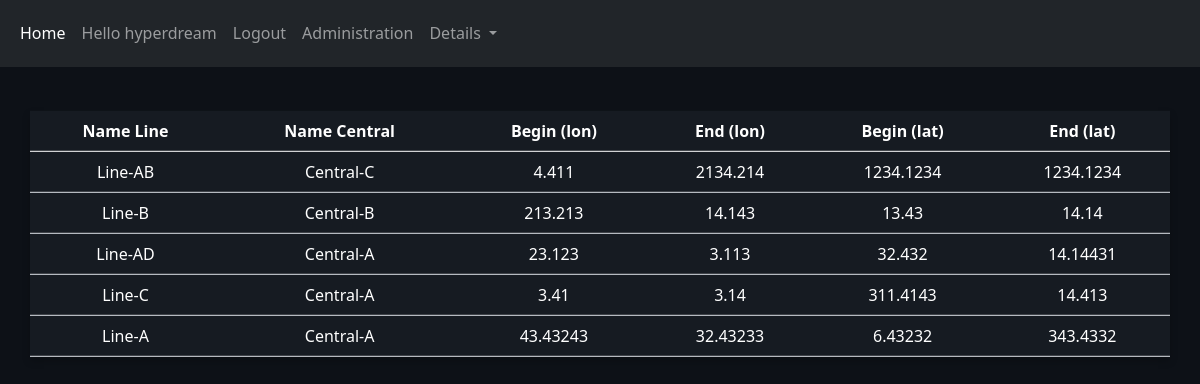
Page /details_lines/ (signed in) on the committed database.
### main/models.py (models this page shows)
class Line(models.Model):
    nameLine = models.CharField(max_length=30)
    beginLongitude = models.FloatField()
    beginLatitude = models.FloatField()
    endLongitude = models.FloatField()
    endLatitude = models.FloatField()
    status = models.BooleanField()
    idCentral = models.ForeignKey(Central, on_delete=models.CASCADE)
    idCabinet = models.ForeignKey(Cabinet, on_delete=models.CASCADE)
    idAccumulation = models.ForeignKey(Accumulation, on_delete=models.CASCADE)

class Central(models.Model):
    name = models.CharField(max_length=30)
    longitude = models.FloatField()
    latitude = models.FloatField()
    typeCentral = models.CharField(max_length=30)
    idRegion = models.ForeignKey(Region, on_delete=models.CASCADE)

### main/views.py (the view)
# urls.py: path('details_lines/', views.details_Lines, name='lines'),
@login_required(login_url='login')
def details_Lines(request):
    lines = Line.objects.order_by('-idCentral')
    context = {
        'lines': lines
    }
    return render(request, 'main/DetailsLines.html', context)

### main/templates/main/DetailsLines.html (shortened to what this page needs)
<!DOCTYPE html>
<html lang="en">
<head>
    {% load static %}
    <link rel="stylesheet" href="{% static 'main/bootstrap.min.css' %}">
    <link rel="stylesheet" href="{% static 'main/mystyle.css' %}">
</head>
<body body class="text-center paragraph" style="padding-top:0">
  {% include "components/navbar.html" %}
  {% include "components/tableLines.html"%}
</body>
</html>

### main/templates/components/navbar.html (shortened to what this page needs)
{% load static %}
  <nav class="navbar navbar-expand-lg navbar-dark bg-dark">
    <div class="container-fluid">
      <div class="collapse navbar-collapse" id="navbarSupportedContent">
        <ul class="navbar-nav me-auto mb-2 mb-lg-0">
          <li class="nav-item">
            <a class="nav-link active" aria-current="page" style="padding-top: 13px;" href="{% url 'index' %}">Home</a>
          </li>
          {% if user.is_authenticated %}
              <li class="nav-item">
                <a class="nav-link" style="padding-top: 13px;" href=""> Hello {{user.username}} </a>
              </li>
              <li class="nav-item">
                <a class="nav-link" style="padding-top: 13px;" href="{% url 'logout' %}">Logout</a>
              </li>
          {% else %}
              <li class="nav-item">
                <a class="nav-link" style="padding-top: 13px;" href="{% url 'login' %}">Login</a>
              </li>
          {% endif %}
          <li class="nav-item">
            <a class="nav-link" style="padding-top: 13px;" href="/admin/">Administration</a>
          </li>
          <li class="nav-item dropdown">
            <a class="nav-link dropdown-toggle" style="padding-top: 13px;" href="#" id="navbarDropdown" role="button" data-bs-toggle="dropdown" aria-expanded="false">
                Details
            </a>
          </li>
        </ul>
      </div>
    </div>
  </nav>
</body>
</html>

### main/templates/components/tableLines.html
{% load static %}
<table class="table container px-4 py-5 card1" style="color: white !important; position: absolute; top: 20%; transform: translateY(-20%) translateX(-50%); left: 50%;">
  <thead>
    <tr>
      <th scope="col">Name Line</th>
      <th scope="col">Name Central</th>
      <th scope="col">Begin (lon)</th>
      <th scope="col">End (lon)</th>
      <th scope="col">Begin (lat)</th>
      <th scope="col">End (lat)</th>
    </tr>
  </thead>
  <tbody>
      {% for line in lines %}
      <tr>
            <td>{{line.nameLine}}</td>
            <td>{{line.idCentral.name}}</td>
            <td>{{line.beginLongitude}}</td>
            <td>{{line.endLongitude}}</td>
            <td>{{line.beginLatitude}}</td>
            <td>{{line.endLatitude}}</td>
      </tr>
      {% endfor %}
  </tbody>
</table>

### main/static/main/mystyle.css (style rules this page uses)
body { background-color: #0d1117 !important; }
.card1 { box-shadow: 0 4px 8px 0 rgba(0, 0, 0, 0.2); padding: 16px; text-align: center; background-color: #161b22; }
.paragraph { color: #bdc4cd }
.navbar { position: relative; display: flex; flex-wrap: wrap; align-items: center; justify-content: space-between; padding-top: .5rem; padding-bottom: .9rem; }

### rows in the picture
Line: nameLine "Line-AB", idCentral.name "Central-C", beginLongitude "4.411", endLongitude "2134.214", beginLatitude "1234.1234", endLatitude "1234.1234"
Line: nameLine "Line-B", idCentral.name "Central-B", beginLongitude "213.213", endLongitude "14.143", beginLatitude "13.43", endLatitude "14.14"
Line: nameLine "Line-AD", idCentral.name "Central-A", beginLongitude "23.123", endLongitude "3.113", beginLatitude "32.432", endLatitude "14.14431"
Line: nameLine "Line-C", idCentral.name "Central-A", beginLongitude "3.41", endLongitude "3.14", beginLatitude "311.4143", endLatitude "14.413"
Line: nameLine "Line-A", idCentral.name "Central-A", beginLongitude "43.43243", endLongitude "32.43233", beginLatitude "6.43232", endLatitude "343.4332"

### other values in the picture
{{ user.username }} "hyperdream"
